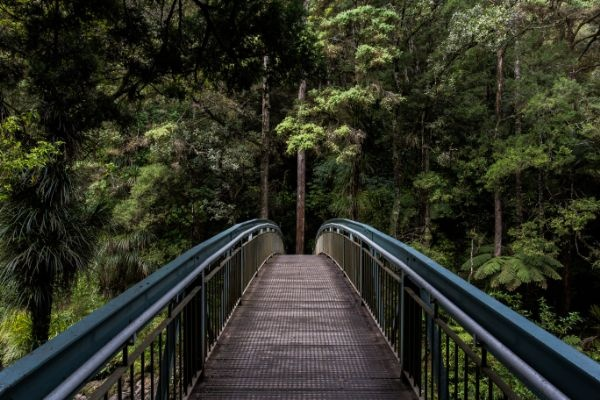
#> input picture __data/image/img.jpg, 600 x 400 px
$ jupyter execute 'Draw shape.ipynb'
#> lines starting #> are read from the running program, lines starting #| are printed output that depends on the picture
<div style="direction:rtl;text-align:center"></div>
<h1><div style="direction:rtl;text-align:center">Open CV</div></h1>

[cell 1]
import cv2
import numpy as np

[cell 2]
img = cv2.imread('__data/image/img.jpg', -1)
#> img is the input picture: shape (400, 600, 3); mean B, G, R 36.7, 49.4, 47.2

# Text

[cell 3]
font = cv2.FONT_ITALIC
img_text = cv2.putText(img=img, text='Hello World!', org=(200,200), fontFace=font, fontScale=1, color=(255,0,255), thickness=5)

cv2.imshow('text', img_text)

cv2.waitKey(0)
cv2.destroyAllWindows()

# Shape

#### Line

[cell 4]
img_line = cv2.line(img=img, pt1=(150,150), pt2=(450,250), color=(125,146,32), thickness=5)
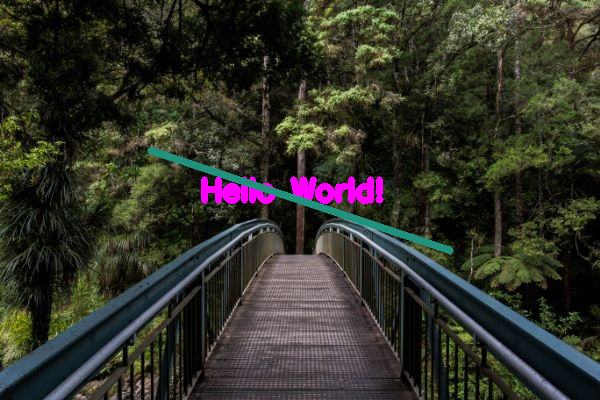
#> img_line: shape (400, 600, 3); mean B, G, R 40.4, 50.1, 49.7

cv2.imshow('line', img_line)

cv2.waitKey(0)
cv2.destroyAllWindows()

#### circle

[cell 5]
img_circle = cv2.circle(img=img, center=(300,200), radius=150, color=(64,15,255), thickness=5) # thickness=cv2.FILLED or -1
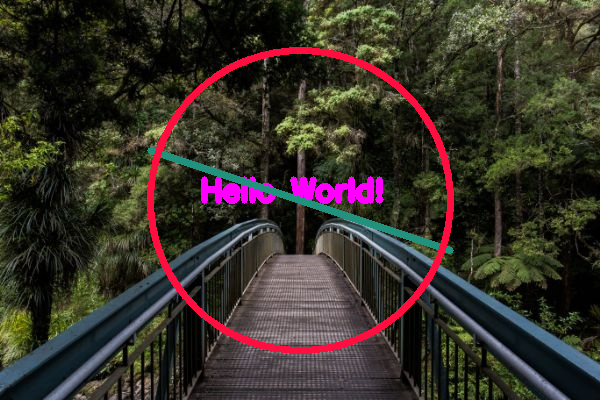
#> img_circle: shape (400, 600, 3); mean B, G, R 41, 49, 55.3

cv2.imshow('circle', img_circle)

cv2.waitKey(0)
cv2.destroyAllWindows()

#### rectangle

[cell 6]
img_rectangle = cv2.rectangle(img=img, pt1=(150,150), pt2=(450,250), color=(5,6,75), thickness=5) # thickness=cv2.FILLED or -1
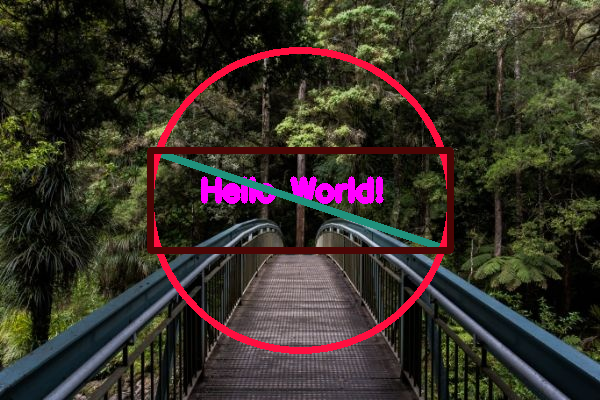
#> img_rectangle: shape (400, 600, 3); mean B, G, R 39.9, 47.9, 54.9

cv2.imshow('rectangle', img_rectangle)

cv2.waitKey(0)
cv2.destroyAllWindows()

#### poly lines

[cell 7]
pts = np.array([[150,180],[300,150],[450,200],[300,300],[190,300]])
img_polylines = cv2.polylines(img=img, pts=[pts], isClosed=True, color=(43,34,70), thickness=5) # thickness=cv2.FILLED or -1

cv2.imshow('rectangle', img_polylines)

cv2.waitKey(0)
cv2.destroyAllWindows()

# ellipse

[cell 8]
img_ellipse = cv2.ellipse(img=img, center=(300,200), axes=(100,50), angle=0, startAngle=0, endAngle=360, color=(154,40,62), thickness=5) # thickness=cv2.FILLED or -1
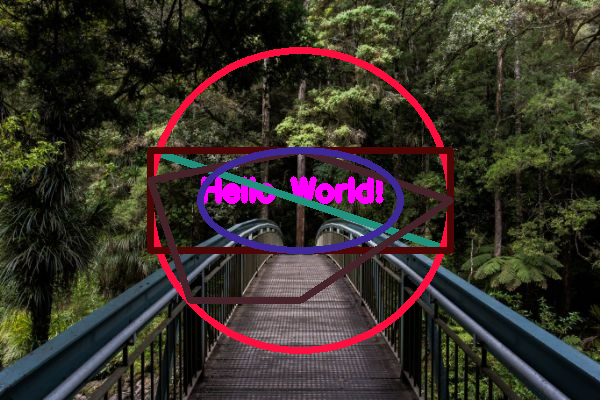
#> img_ellipse: shape (400, 600, 3); mean B, G, R 41.5, 47.6, 55.1

cv2.imshow('rectangle', img_ellipse)

cv2.waitKey(0)
cv2.destroyAllWindows()

# Bord

[cell 9]
img_Bord = cv2.copyMakeBorder(src=img, top=10, bottom=10, left=5, right=5, borderType=cv2.BORDER_CONSTANT, value=[0,0,255])
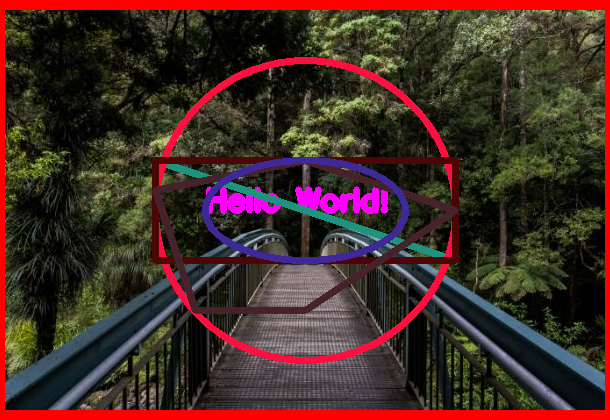
#> img_Bord: shape (420, 610, 3); mean B, G, R 38.8, 44.6, 67.8

cv2.imshow('rectangle', img_Bord)

cv2.waitKey(0)
cv2.destroyAllWindows()

$ run again, with __data/image/book.jpg copied over __data/image/img.jpg
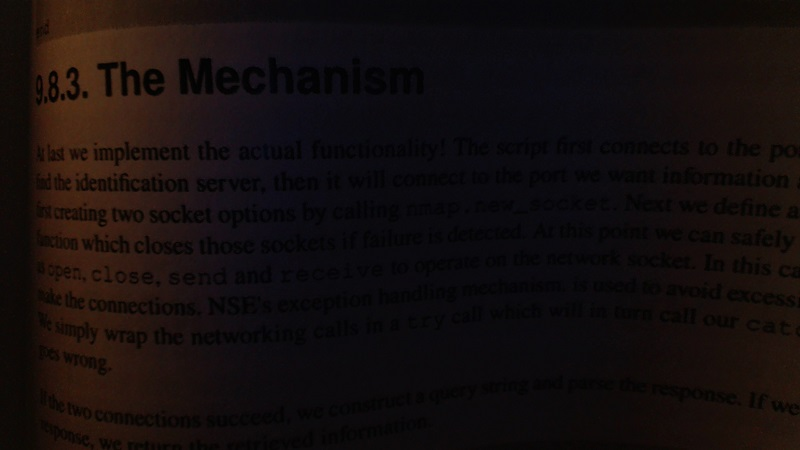
#> input picture __data/image/book.jpg, 800 x 450 px
#> img is the input picture: shape (450, 800, 3); mean B, G, R 13.4, 13.6, 20.3
#> `img_polylines = cv2.polylines(img=img, pts=[pts], isClosed=True, color..`:
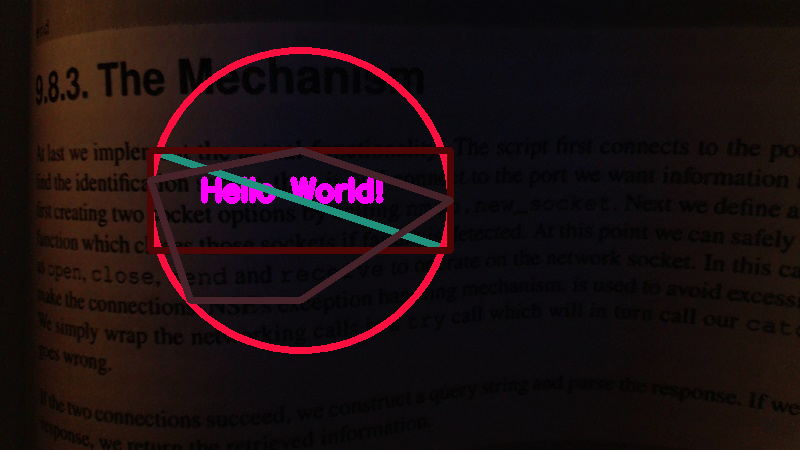
#> img_polylines: shape (450, 800, 3); mean B, G, R 16.8, 14.5, 27.5
#> `img_Bord = cv2.copyMakeBorder(src=img, top=10, bottom=10, left=5, righ..`:
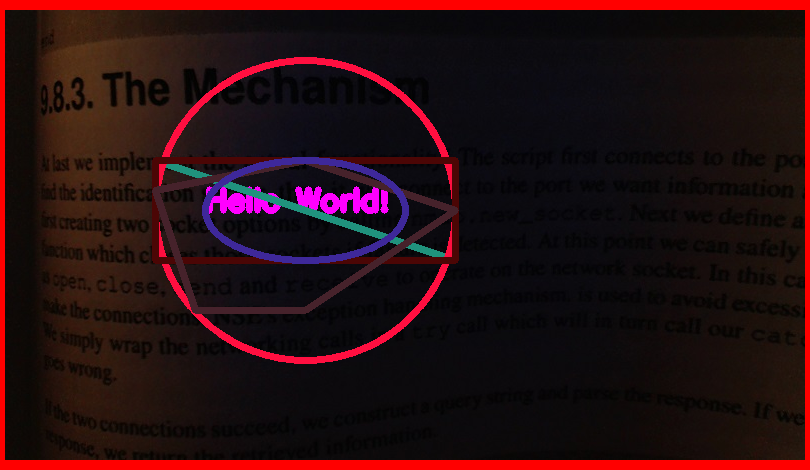
#> img_Bord: shape (470, 810, 3); mean B, G, R 17, 13.9, 40
